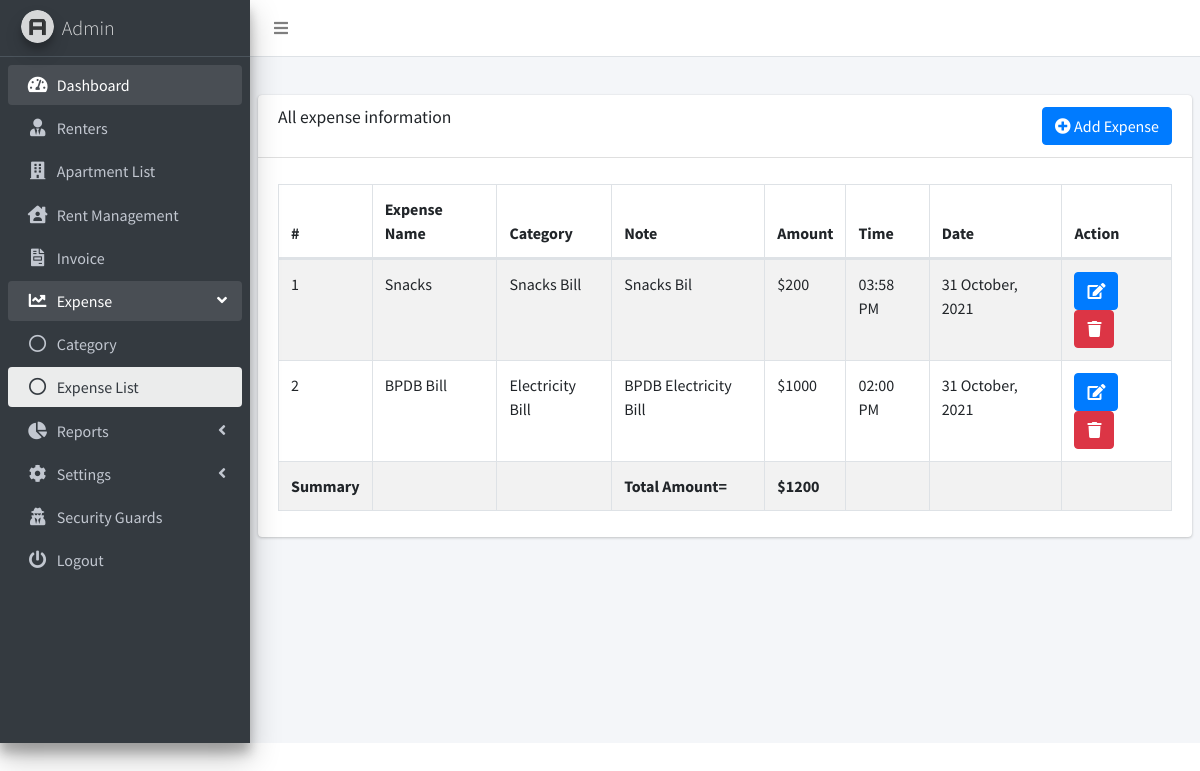
Screenshot of /expense_list.php (signed in) with the database file from the repository.
### tables this page shows
CREATE TABLE `expense` (
  `expense_id` int(255) NOT NULL,
  `category_id` int(11) NOT NULL,
  `expense_name` varchar(255) NOT NULL,
  `expense_note` varchar(255) NOT NULL,
  `expense_amount` varchar(255) NOT NULL,
  `expense_date` varchar(255) NOT NULL,
  `expense_time` varchar(255) NOT NULL,
  `timestamp` timestamp NOT NULL DEFAULT CURRENT_TIMESTAMP ON UPDATE CURRENT_TIMESTAMP
);

CREATE TABLE `expense_category` (
  `category_id` int(11) NOT NULL,
  `category_name` varchar(255) NOT NULL
);

CREATE TABLE `shop` (
  `shop_id` int(11) NOT NULL,
  `shop_name` varchar(255) NOT NULL,
  `shop_contact` varchar(255) NOT NULL,
  `shop_email` varchar(255) NOT NULL,
  `shop_address` varchar(255) NOT NULL,
  `tax` varchar(11) NOT NULL,
  `currency_symbol` varchar(20) NOT NULL,
  `shop_status` varchar(255) NOT NULL
);

### my_function.php (called while the page is built, shortened)
<?php
function getTotalExpense()
{
    global $con;
    $sql = mysqli_query($con, "SELECT SUM(expense_amount) as total FROM expense");
    $row = mysqli_fetch_array($sql);
    $sum = $row['total'];
    return $sum;
}
function getCurrency()
{
    global $con;
    $result = mysqli_query($con, "SELECT currency_symbol FROM shop WHERE shop_id=1 ");
    $row = mysqli_fetch_assoc($result);
    $currency = $row['currency_symbol'];
    return $currency;
}
?>

### expense_list.php (the view, shortened to what this page needs)
<!DOCTYPE html>
<html lang="en">
<head>
    <link rel="stylesheet" href="dist/css/preloader.css">
    <link rel="stylesheet" href="plugins/fontawesome-free/css/all.min.css">
    <link rel="stylesheet" href="https://code.ionicframework.com/ionicons/2.0.1/css/ionicons.min.css">
    <link rel="stylesheet" href="plugins/datatables-bs4/css/dataTables.bootstrap4.min.css">
    <link rel="stylesheet" href="plugins/datatables-responsive/css/responsive.bootstrap4.min.css">
    <link rel="stylesheet" href="dist/css/buttons.dataTables.min.css">
    <link rel="stylesheet" href="dist/css/adminlte.min.css">
</head>
<body class="hold-transition sidebar-mini">
<div class="wrapper">
    <nav class="main-header navbar navbar-expand navbar-white navbar-light">
        <ul class="navbar-nav">
            <li class="nav-item">
                <a class="nav-link" data-widget="pushmenu" href="#" role="button"><i class="fas fa-bars"></i></a>
            </li>
        </ul>
    </nav>
    <aside class="main-sidebar sidebar-dark-primary elevation-4">
        <a href="#" class="brand-link">
            <img src="dist/img/AdminLTELogo.png"
                 alt="AdminLTE Logo"
                 class="brand-image img-circle elevation-3"
                 style="opacity: .8">
            <span class="brand-text font-weight-light">Admin</span>
        </a>
        <?php include 'sidebar.php'?>
    </aside>
    <div class="content-wrapper">
        <section class="content-header">
        </section>
        <section class="content">
            <div class="row">
                <div class="col-12">
                    <div class="card">
                        <div class="card-header">
                            <button type="button" onclick="location.href = 'add_expense.php';"
                                    class="btn btn-primary float-right">
                                <i class='fas fa-plus-circle'></i> Add Expense
                            </button>
                            <h3 class="card-title">All expense information</h3>
                        </div>
                        <div class="card-body">
                            <table id="example1" class="table table-bordered table-striped">
                                <thead>
                                <tr>
                                    <th>#</th>
                                    <th>Expense Name</th>
                                    <th>Category</th>
                                    <th>Note</th>
                                    <th>Amount</th>
                                    <th>Time</th>
                                    <th>Date</th>
                                    <th>Action</th>
                                </tr>
                                </thead>
                                <tbody>
                                <?php
                                include('db_connect.php');
                                include('my_function.php');
                                $total_expense = getTotalExpense();
                                $currency = getCurrency();
                                $sql = "SELECT expense_category.category_name, expense.expense_name, expense.expense_note, expense.expense_amount, expense.expense_time, expense.expense_date, expense.expense_id
FROM expense
INNER JOIN expense_category
ON expense_category.category_id=expense.category_id";
                                $result = mysqli_query($con, $sql);
                                $i = 1;
                                while ($row = mysqli_fetch_array($result)) {
                                    echo "<tr>";
                                    echo "<td>" . $i . "</td>";
                                    echo "<td>" . $row['expense_name'] . "</td>";
                                    echo "<td>" . $row['category_name'] . "</td>";
                                    echo "<td>" . $row['expense_note'] . "</td>";
                                    echo "<td>" . $currency . $row['expense_amount'] . "</td>";
                                    echo "<td>" . $row['expense_time'] . "</td>";
                                    echo "<td>" . date('d F, Y', strtotime($row['expense_date'])) . "</td>";
                                    echo "<td><a class='btn btn-primary'  href=\"edit_expense.php?id=" . $row['expense_id'] . "\" ><i class='fas fa-edit'></i></a> ";
                                    echo "<a class='confirmation btn btn-danger'  href=\"delete_expense.php?id=" . $row['expense_id'] . "\" ><i class='fas fa-trash'></i></a></td>";
                                    $i++;
                                    echo "</tr> ";
                                }
                                echo "<tr>";
                                echo "<th>Summary</th>";
                                echo "<th></th>";
                                echo "<th></th>";
                                echo "<th>Total Amount=</th>";
                                echo "<th>".getCurrency() . $total_expense . "</th>";
                                echo "<th></th>";
                                echo "<th></th>";
                                echo "<th></th>";
                                echo "</tr>";
                                echo " </tbody>";
                                echo " </table>";
                                ?>
                        </div>
                    </div>
                </div>
            </div>
        </section>
    </div>
</div>
</body>
</html>

### rows the page displays
expense: expense_name "Snacks", category.category_name "Snacks Bill", expense_note "Snacks Bil", expense_amount "200", expense_time "03:58 PM", expense_date "31 October, 2021"
shop: currency_symbol "$"
expense: expense_name "BPDB Bill", category.category_name "Electricity Bill", expense_note "BPDB Electricity Bill", expense_amount "1000", expense_time "02:00 PM", expense_date "31 October, 2021"

### other values shown
$total_expense "1200"
